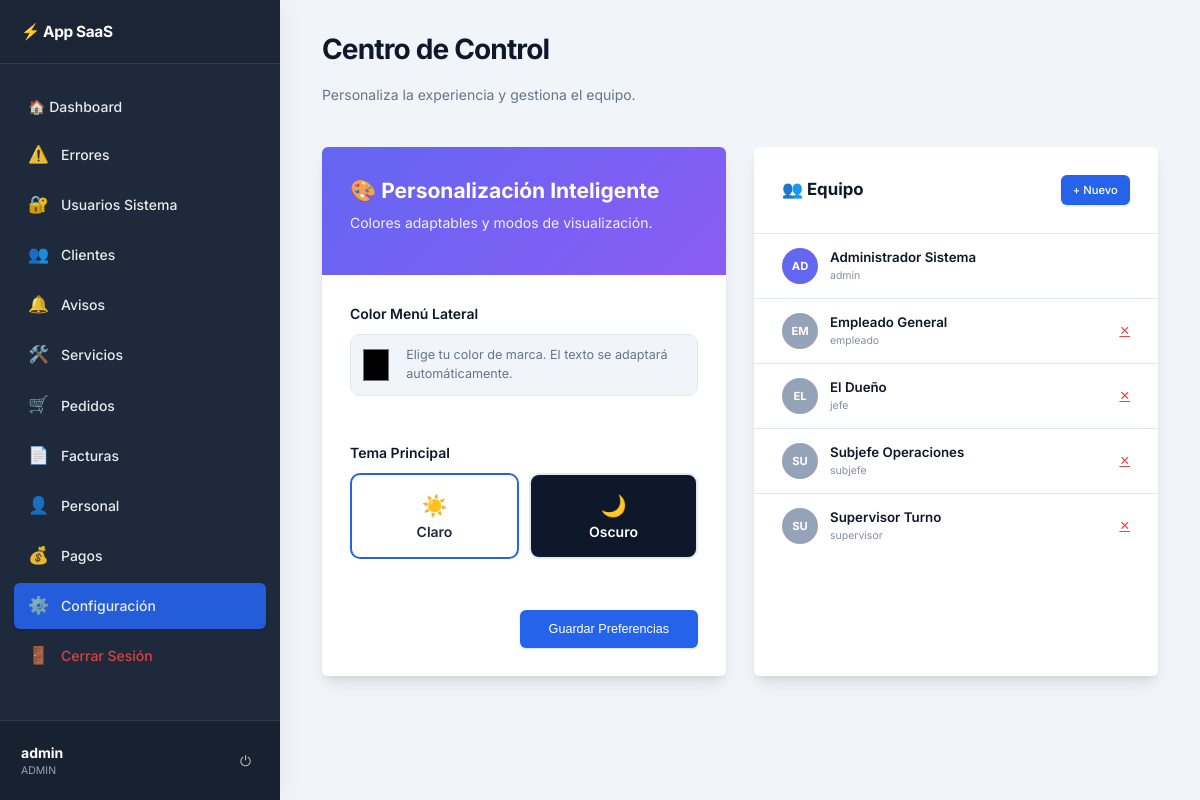
Screenshot of /index.php?operacion=configuracion (signed in) with the database file from the repository.
### tables this page shows
CREATE TABLE usuario_sistema (
    id INT AUTO_INCREMENT PRIMARY KEY,
    usuario VARCHAR(50) NOT NULL UNIQUE,
    contrasena VARCHAR(255) NOT NULL,
    rol VARCHAR(20) NOT NULL,  
    nombre_completo VARCHAR(100),
    created_at TIMESTAMP DEFAULT CURRENT_TIMESTAMP
);

### controladores/configuracion.php (the view, shortened to what this page needs)
<?php
$conexion->query("CREATE TABLE IF NOT EXISTS configuracion (id INT PRIMARY KEY, color_menu VARCHAR(50), color_body VARCHAR(50), color_texto_menu VARCHAR(50), color_texto_body VARCHAR(50))");
$conexion->query("INSERT IGNORE INTO configuracion (id, color_menu, color_body) VALUES (1, '#1e293b', '#f1f5f9')");
$dataset = $conexion->query("SELECT * FROM configuracion WHERE id=1")->fetch_assoc();
$is_dark = ($dataset['color_body'] == '#0f172a');
?>
<div class="header-title" style="border:none; margin-bottom:1rem;">
    <div>
        <h2 style="font-size:2rem; color:var(--text-main); font-weight:700; margin-bottom: 5px;">Centro de Control</h2>
        <p style="color:var(--text-muted);">Personaliza la experiencia y gestiona el equipo.</p>
    </div>
</div>
<div style="display:grid; grid-template-columns: repeat(auto-fit, minmax(350px, 1fr)); gap: 2rem;">
    <div class="card" style="padding:0; overflow:hidden; border:none; box-shadow:var(--shadow-lg);">
        <div style="background: linear-gradient(135deg, #6366f1, #8b5cf6); padding: 2rem; color: white;">
            <h3 style="margin:0; font-size:1.5rem;">🎨 Personalización Inteligente</h3>
            <p style="opacity:0.9; margin-top:5px;">Colores adaptables y modos de visualización.</p>
        </div>
        <div style="padding: 2rem;">
            <form method="POST" action="">
                <div style="margin-bottom:25px;">
                    <label style="display:block; margin-bottom:10px; font-weight:600; color:var(--text-main);">
                        Color Menú Lateral
                    </label>
                    <div style="display:flex; align-items:center; gap:15px; background:var(--bg-body); padding:10px; border-radius:10px; border:1px solid var(--border);">
                        <input type="color" name="color_menu" value="<?= $dataset['color_menu'] ?>" style="border:none; width:40px; height:40px; cursor:pointer; background:none; padding:0;">
                        <span style="color:var(--text-muted); font-size:0.9rem;">Elige tu color de marca. El texto se adaptará automáticamente.</span>
                    </div>
                </div>
                <div style="margin-bottom: 30px;">
                     <label style="display:block; margin-bottom:10px; font-weight:600; color:var(--text-main);">Tema Principal</label>
                     <div style="display:flex; gap:10px;">
                        <label style="flex:1; cursor:pointer;">
                            <div style="padding:15px; border:2px solid <?= !$is_dark ? 'var(--accent)' : 'var(--border)' ?>; border-radius:10px; text-align:center; background:#fff; color:#1e293b; transition:all 0.2s;">
                                <div style="font-size:1.5rem;">☀️</div>
                                <div style="font-weight:600;">Claro</div>
                            </div>
                        </label>
                        <label style="flex:1; cursor:pointer;">
                            <div style="padding:15px; border:2px solid <?= $is_dark ? 'var(--accent)' : 'var(--border)' ?>; border-radius:10px; text-align:center; background:#0f172a; color:#fff; transition:all 0.2s;">
                                <div style="font-size:1.5rem;">🌙</div>
                                <div style="font-weight:600;">Oscuro</div>
                            </div>
                        </label>
                     </div>
                </div>
                <div style="text-align:right;">
                    <button type="submit" class="btn btn-primary" style="padding: 0.8rem 2rem;">
                        Guardar Preferencias
                    </button>
                </div>
            </form>
        </div>
    </div>
    <div class="card" style="padding:0; border:none; box-shadow:var(--shadow-lg);">
        <div style="padding: 2rem; border-bottom:1px solid var(--border); display:flex; justify-content:space-between; align-items:center;">
             <h3 style="margin:0; font-size:1.2rem; color:var(--text-main);">👥 Equipo</h3>
            <?php if($_SESSION['usuario_rol'] == 'admin'): ?>
                <a href="?operacion=insertar&tabla=usuario_sistema" class="btn btn-primary btn-sm">+ Nuevo</a>
            <?php endif; ?>
        </div>
        <div style="padding:0; max-height:400px; overflow-y:auto;">
            <table style="width:100%;">
                <tbody>
                    <?php
                    $res_users = $conexion->query("SELECT * FROM usuario_sistema ORDER BY rol ASC");
                    while($u = $res_users->fetch_assoc()):
                        $nombre = !empty($u['nombre_completo']) ? $u['nombre_completo'] : $u['usuario'];
                        $bg = ($u['rol']=='admin') ? '#6366f1' : '#94a3b8';
                        $initials = strtoupper(substr($nombre, 0, 2));
                    ?>
                    <tr style="border-bottom:1px solid var(--border);">
                        <td style="padding:1rem 2rem;">
                            <div style="display:flex; align-items:center; gap:12px;">
                                <div style="width:36px; height:36px; background:<?= $bg ?>; color:white; border-radius:50%; display:flex; align-items:center; justify-content:center; font-size:0.8rem; font-weight:bold;">
                                    <?= $initials ?>
                                </div>
                                <div>
                                    <div style="font-weight:600; color:var(--text-main); font-size:0.95rem;"><?= htmlspecialchars($nombre) ?></div>
                                    <div style="font-size:0.75rem; color:var(--text-muted); opacity:0.8;"><?= $u['rol'] ?></div>
                                </div>
                            </div>
                        </td>
                        <td style="text-align:right; padding:1rem 2rem;">
                             <?php if($u['id'] != $_SESSION['usuario_id']): ?>
                                <a href="?operacion=configuracion&del_user=<?= $u['id'] ?>" style="color:var(--danger);" onclick="return confirm('Eliminar?');">✕</a>
                            <?php endif; ?>
                        </td>
                    </tr>
                    <?php endwhile; ?>
                </tbody>
            </table>
        </div>
    </div>
</div>

### css/estilo.css (style rules this page uses)
:root { --primary: #0f172a; --primary-light: #334155; --accent: #2563eb; --accent-hover: #1d4ed8; --success: #10b981; --danger: #ef4444; --warning: #f59e0b; --bg-body: #f8fafc; --bg-surface: #ffffff; --text-main: #1e293b; --text-muted: #64748b; --border: #e2e8f0; --shadow-sm: 0 1px 3px 0 rgb(0 0 0 / 0.1), 0 1px 2px -1px rgb(0 0 0 / 0.1); --shadow-md: 0 4px 6px -1px rgb(0 0 0 / 0.1), 0 2px 4px -2px rgb(0 0 0 / 0.1); --shadow-lg: 0 10px 15px -3px rgb(0 0 0 / 0.1), 0 4px 6px -4px rgb(0 0 0 / 0.1); --radius: 6px; --sidebar-width: 280px; }
* { box-sizing: border-box; }
html, body { width: 100%; height: 100%; margin: 0; padding: 0; font-family: 'Inter', system-ui, -apple-system, sans-serif; background: var(--bg-body); color: var(--text-main); font-size: 14px; line-height: 1.5; }
.header-title { display: flex; justify-content: space-between; align-items: center; margin-bottom: 2.5rem; padding-bottom: 1rem; border-bottom: 1px solid var(--border); }
.header-title h1, .header-title h2 { font-size: 1.75rem; font-weight: 700; color: var(--text-main); margin: 0; letter-spacing: -0.03em; }
.card { background: var(--bg-surface); border: 1px solid var(--border); border-radius: var(--radius); box-shadow: var(--shadow-sm); padding: 1.5rem; margin-bottom: 2rem; transition: box-shadow 0.2s; }
table { width: 100%; border-collapse: separate; border-spacing: 0; font-size: 0.9rem; }
td { padding: 1rem 1.25rem; border-bottom: 1px solid var(--border); color: var(--text-main); vertical-align: middle; }
tr:last-child td { border-bottom: none; }
.btn { display: inline-flex; align-items: center; justify-content: center; padding: 0.6rem 1.2rem; border-radius: var(--radius); text-decoration: none; font-weight: 500; font-size: 0.9rem; transition: all 0.2s; border: 1px solid transparent; cursor: pointer; box-shadow: var(--shadow-sm); }
.btn-primary { background: var(--accent); color: white; }
.btn-sm { padding: 0.4rem 0.8rem; font-size: 0.8rem; }
form { display: flex; flex-direction: column; gap: 1.5rem; }

### rows the page displays
usuario_sistema: nombre_completo "AD", nombre_completo "Administrador Sistema", rol "admin"
usuario_sistema: nombre_completo "EM", nombre_completo "Empleado General", rol "empleado"
usuario_sistema: nombre_completo "EL", nombre_completo "El Dueño", rol "jefe"
usuario_sistema: nombre_completo "SU", nombre_completo "Subjefe Operaciones", rol "subjefe"
usuario_sistema: nombre_completo "SU", nombre_completo "Supervisor Turno", rol "supervisor"

### other values shown
$icono "⚠️"
$label "Errores"
$icono "🔐"
$label "Usuarios Sistema"
$icono "👥"
$label "Clientes"
$icono "🔔"
$label "Avisos"
$icono "🛠️"
$label "Servicios"
$icono "🛒"
$label "Pedidos"
$icono "📄"
$label "Facturas"
$icono "👤"
